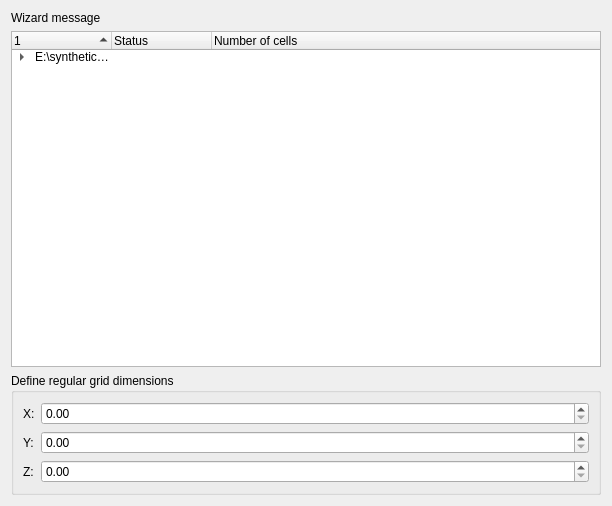
<?xml version="1.0" encoding="UTF-8"?>
<ui version="4.0">
 <class>RegularGridImportPage</class>
 <widget class="QWidget" name="RegularGridImportPage">
  <property name="geometry">
   <rect>
    <x>0</x>
    <y>0</y>
    <width>612</width>
    <height>506</height>
   </rect>
  </property>
  <property name="windowTitle">
   <string/>
  </property>
  <property name="styleSheet">
   <string notr="true"/>
  </property>
  <layout class="QVBoxLayout" name="verticalLayout">
   <item>
    <widget class="QLabel" name="label_8">
     <property name="sizePolicy">
      <sizepolicy hsizetype="Preferred" vsizetype="Preferred">
       <horstretch>0</horstretch>
       <verstretch>0</verstretch>
      </sizepolicy>
     </property>
     <property name="text">
      <string>Wizard message</string>
     </property>
    </widget>
   </item>
   <item>
    <widget class="QTreeWidget" name="fileTreeWidget">
     <property name="alternatingRowColors">
      <bool>true</bool>
     </property>
     <property name="sortingEnabled">
      <bool>true</bool>
     </property>
     <attribute name="headerVisible">
      <bool>true</bool>
     </attribute>
     <column>
      <property name="text">
       <string/>
      </property>
     </column>
     <column>
      <property name="text">
       <string>Status</string>
      </property>
     </column>
     <column>
      <property name="text">
       <string>Number of cells</string>
      </property>
     </column>
     <item>
      <property name="text">
       <string>E:\syntheticSeis\debug\bin</string>
      </property>
      <property name="text">
       <string/>
      </property>
      <property name="text">
       <string/>
      </property>
      <item>
       <property name="text">
        <string>EclipseGridPerformanceTest</string>
       </property>
       <property name="text">
        <string>Imported</string>
       </property>
       <property name="text">
        <string/>
       </property>
       <item>
        <property name="text">
         <string>Z dimension</string>
        </property>
        <property name="text">
         <string>454</string>
        </property>
        <property name="text">
         <string/>
        </property>
       </item>
       <item>
        <property name="text">
         <string>Y dimension</string>
        </property>
        <property name="text">
         <string>856</string>
        </property>
        <property name="text">
         <string/>
        </property>
       </item>
       <item>
        <property name="text">
         <string>X dimension</string>
        </property>
        <property name="text">
         <string>789</string>
        </property>
        <property name="text">
         <string/>
        </property>
       </item>
      </item>
      <item>
       <property name="text">
        <string>EclipseGrid.scp</string>
       </property>
       <property name="text">
        <string/>
       </property>
       <property name="text">
        <string/>
       </property>
      </item>
     </item>
    </widget>
   </item>
   <item>
    <widget class="QGroupBox" name="regularGridDimensionsGroupBox">
     <property name="sizePolicy">
      <sizepolicy hsizetype="Preferred" vsizetype="Preferred">
       <horstretch>0</horstretch>
       <verstretch>0</verstretch>
      </sizepolicy>
     </property>
     <property name="title">
      <string>Define regular grid dimensions</string>
     </property>
     <layout class="QGridLayout" name="gridLayout_2">
      <item row="0" column="0">
       <widget class="QLabel" name="label_4">
        <property name="text">
         <string>X:</string>
        </property>
       </widget>
      </item>
      <item row="0" column="1">
       <widget class="QDoubleSpinBox" name="regularGridXDimensionDoubleSpinBox">
        <property name="sizePolicy">
         <sizepolicy hsizetype="MinimumExpanding" vsizetype="Fixed">
          <horstretch>0</horstretch>
          <verstretch>0</verstretch>
         </sizepolicy>
        </property>
       </widget>
      </item>
      <item row="1" column="0">
       <widget class="QLabel" name="label_5">
        <property name="text">
         <string>Y:</string>
        </property>
       </widget>
      </item>
      <item row="1" column="1">
       <widget class="QDoubleSpinBox" name="regularGridYDimensionDoubleSpinBox"/>
      </item>
      <item row="2" column="0">
       <widget class="QLabel" name="label_6">
        <property name="text">
         <string>Z:</string>
        </property>
       </widget>
      </item>
      <item row="2" column="1">
       <widget class="QDoubleSpinBox" name="regularGridZDimensionDoubleSpinBox"/>
      </item>
     </layout>
    </widget>
   </item>
  </layout>
 </widget>
 <resources/>
 <connections/>
</ui>
